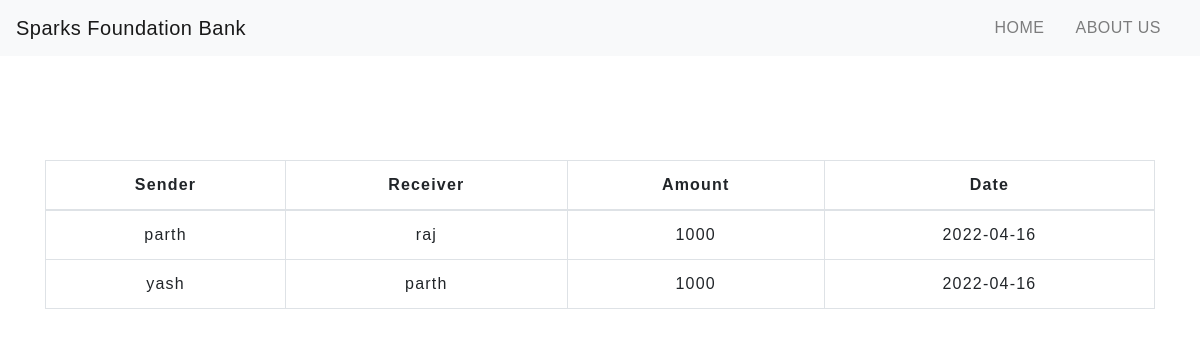
The page /history.php on the database its author committed.
### tables this page shows
CREATE TABLE `transaction` (
  `sno` int(5) NOT NULL,
  `sender` text NOT NULL,
  `receiver` text NOT NULL,
  `balance` int(9) NOT NULL,
  `datetime` date NOT NULL DEFAULT current_timestamp()
);

### history.php (the view, shortened to what this page needs)
<!DOCTYPE html>
<html lang="en">
<head>
    <link rel="stylesheet" href="https://stackpath.bootstrapcdn.com/bootstrap/4.5.2/css/bootstrap.min.css"
>
    <link rel="stylesheet" type="text/css" href="css/table.css">
    <link rel="stylesheet" type="text/css" href="css/name.css">
</head>
<body>
    <?php
        include 'name.php';
        ?>
    <div class="container">
        <h2 class="text-center pt-4">Transfer History</h2>
        <br>
        <div class="table-responsive-sm">
            <table class="table table-hover table-bordered table-condensed table-bordered">
                <thead>
                    <tr>
                        <th class="text-center">Sender</th>
                        <th class="text-center">Receiver</th>
                        <th class="text-center">Amount</th>
                        <th class="text-center">Date </th>
                    </tr>
                </thead>
                <tbody>
                    <?php
                        include 'config.php';
                        $sql ="select * from transaction";
                        $query =mysqli_query($conn, $sql);
                        while($rows = mysqli_fetch_assoc($query))
                    {
                    ?>
                    <tr>
                        <td class="text-center"><?php echo $rows['sender']; ?></td>
                        <td class="text-center""><?php echo $rows['receiver']; ?></td>
                        <td class=" text-center"><?php echo $rows['balance']; ?> </td>
                        <td class="text-center"><?php echo $rows['datetime']; ?> </td>
                        <?php
                    }
                    ?>
                </tbody>
            </table>
        </div>
    </div>
</body>
</html>

### table.css (style rules this page uses)
* { padding: 0; margin: 0; box-sizing: border-box; font-family: sans-serif; }
h2 { font-size: 40px; }
table { letter-spacing: 1.2px; }
td { text-align: center; }

### name.css (style rules this page uses)
h2 { color: #ffffff; letter-spacing: 0.5px; font-family: raleway; }

### rows shown on the page
transaction: sender "parth", receiver "raj", balance "1000", datetime "2022-04-16"
transaction: sender "yash", receiver "parth", balance "1000", datetime "2022-04-16"
